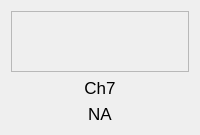
                 <widget class="QFrame" name="frame_ch7_2">
                  <layout class="QVBoxLayout" name="frame_ch7">
                   <item>
                    <widget class="QFrame" name="frame_ch7_color">
                     <property name="sizePolicy">
                      <sizepolicy hsizetype="Fixed" vsizetype="Fixed">
                       <horstretch>0</horstretch>
                       <verstretch>0</verstretch>
                      </sizepolicy>
                     </property>
                     <property name="minimumSize">
                      <size>
                       <width>61</width>
                       <height>61</height>
                      </size>
                     </property>
                     <property name="maximumSize">
                      <size>
                       <width>1000</width>
                       <height>61</height>
                      </size>
                     </property>
                     <property name="sizeIncrement">
                      <size>
                       <width>1</width>
                       <height>1</height>
                      </size>
                     </property>
                     <property name="accessibleName">
                      <string>color_frame</string>
                     </property>
                     <property name="styleSheet">
                      <string notr="true"/>
                     </property>
                     <property name="frameShape">
                      <enum>QFrame::StyledPanel</enum>
                     </property>
                     <property name="frameShadow">
                      <enum>QFrame::Raised</enum>
                     </property>
                    </widget>
                   </item>
                   <item>
                    <widget class="QLabel" name="label_ch7">
                     <property name="minimumSize">
                      <size>
                       <width>61</width>
                       <height>0</height>
                      </size>
                     </property>
                     <property name="maximumSize">
                      <size>
                       <width>16777215</width>
                       <height>30</height>
                      </size>
                     </property>
                     <property name="font">
                      <font>
                       <pointsize>13</pointsize>
                       <italic>false</italic>
                       <bold>false</bold>
                      </font>
                     </property>
                     <property name="text">
                      <string>Ch7</string>
                     </property>
                     <property name="alignment">
                      <set>Qt::AlignCenter</set>
                     </property>
                    </widget>
                   </item>
                   <item>
                    <widget class="QLabel" name="label_ch7_value">
                     <property name="minimumSize">
                      <size>
                       <width>61</width>
                       <height>0</height>
                      </size>
                     </property>
                     <property name="maximumSize">
                      <size>
                       <width>16777215</width>
                       <height>30</height>
                      </size>
                     </property>
                     <property name="font">
                      <font>
                       <pointsize>13</pointsize>
                       <italic>false</italic>
                       <bold>false</bold>
                      </font>
                     </property>
                     <property name="styleSheet">
                      <string notr="true"/>
                     </property>
                     <property name="text">
                      <string>NA</string>
                     </property>
                     <property name="alignment">
                      <set>Qt::AlignCenter</set>
                     </property>
                    </widget>
                   </item>
                  </layout>
                 </widget>
